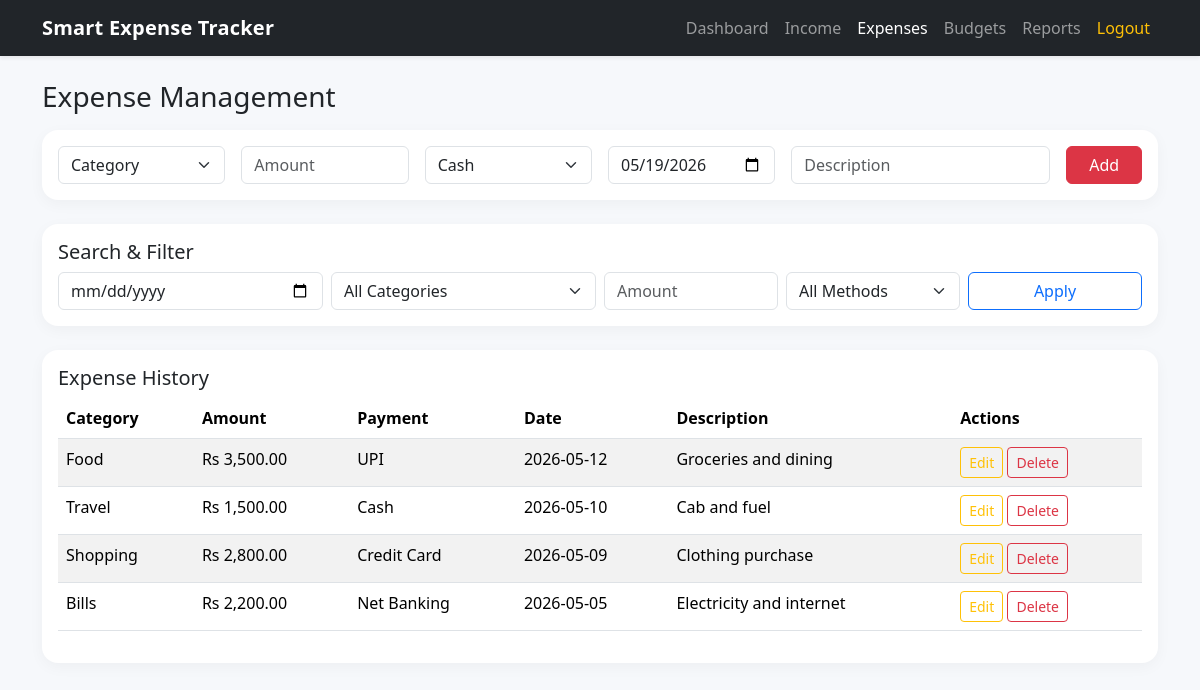
The app's page /expenses.php (signed in), older data.
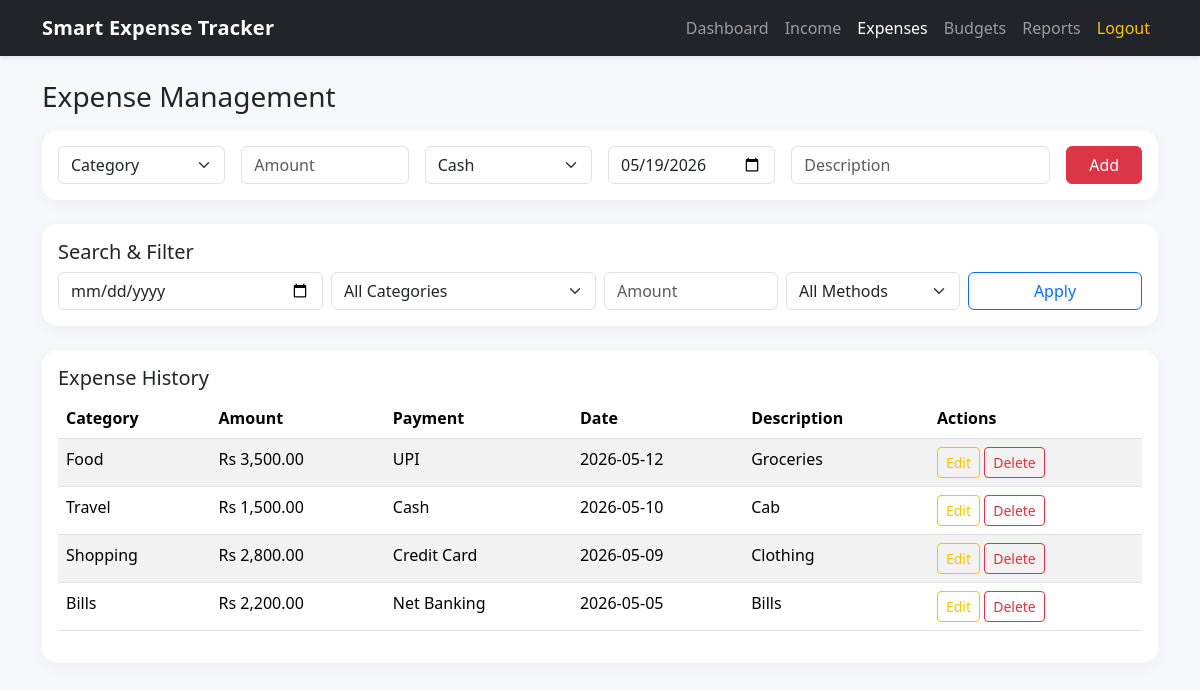
The same page, newer data.
### tables this page shows
CREATE TABLE expenses (
    id INT AUTO_INCREMENT PRIMARY KEY,
    user_id INT NOT NULL,
    category_id INT NOT NULL,
    amount DECIMAL(12,2) NOT NULL CHECK (amount >= 0),
    payment_method ENUM('Cash', 'UPI', 'Debit Card', 'Credit Card', 'Net Banking') NOT NULL,
    date DATE NOT NULL,
    description VARCHAR(255),
    created_at TIMESTAMP DEFAULT CURRENT_TIMESTAMP,
    CONSTRAINT fk_expense_user FOREIGN KEY (user_id) REFERENCES users(id) ON DELETE CASCADE,
    CONSTRAINT fk_expense_category FOREIGN KEY (category_id) REFERENCES categories(id),
    INDEX idx_expense_user_date (user_id, date),
    INDEX idx_expense_category (category_id),
    INDEX idx_expense_payment (payment_method),
    INDEX idx_expense_amount (amount)
);

CREATE TABLE categories (
    id INT AUTO_INCREMENT PRIMARY KEY,
    name VARCHAR(60) NOT NULL UNIQUE,
    INDEX idx_categories_name (name)
);

### expenses.php (the view, shortened to what this page needs)
<?php
require_once "config/db.php";
$userId = (int) $_SESSION["user_id"];
$editData = null;
$filterDate = $_GET["f_date"] ?? "";
$filterAmount = $_GET["f_amount"] ?? "";
$query = "SELECT e.*, c.name AS category_name FROM expenses e JOIN categories c ON c.id=e.category_id WHERE e.user_id=$userId";
$query .= " ORDER BY e.date DESC";
$rows = $conn->query($query);
include "includes/header.php";
?>
<h3 class="mb-3">Expense Management</h3>
<div class="card mb-4">
    <div class="card-body">
        <form method="post" class="row g-3">
            <div class="col-md-2">
                <select name="category_id" class="form-select" required>
                    <option value="">Category</option>
                </select>
            </div>
            <div class="col-md-2"><input type="number" step="0.01" class="form-control" name="amount" placeholder="Amount" value="<?= $editData["amount"] ?? "" ?>" required></div>
            <div class="col-md-2">
                <select name="payment_method" class="form-select" required>
                    <?php foreach (["Cash","UPI","Debit Card","Credit Card","Net Banking"] as $m): ?>
                    <option value="<?= $m ?>" <?= isset($editData["payment_method"]) && $editData["payment_method"] === $m ? "selected" : "" ?>><?= $m ?></option>
                    <?php endforeach; ?>
                </select>
            </div>
            <div class="col-md-2"><input type="date" class="form-control" name="date" value="<?= $editData["date"] ?? date("Y-m-d") ?>" required></div>
            <div class="col-md-3"><input class="form-control" name="description" placeholder="Description" value="<?= htmlspecialchars($editData["description"] ?? "") ?>"></div>
            <div class="col-md-1 d-grid"><?= $editData ? '<button class="btn btn-warning" name="update_expense">Update</button>' : '<button class="btn btn-danger" name="add_expense">Add</button>' ?></div>
        </form>
    </div>
</div>
<div class="card mb-4">
    <div class="card-body">
        <h5>Search & Filter</h5>
        <form class="row g-2">
            <div class="col-md-3"><input type="date" class="form-control" name="f_date" value="<?= htmlspecialchars($filterDate) ?>"></div>
            <div class="col-md-3">
                <select name="f_category" class="form-select">
                    <option value="">All Categories</option>
                </select>
            </div>
            <div class="col-md-2"><input type="number" step="0.01" class="form-control" name="f_amount" placeholder="Amount" value="<?= htmlspecialchars($filterAmount) ?>"></div>
            <div class="col-md-2">
                <select name="f_payment" class="form-select">
                    <option value="">All Methods</option>
                </select>
            </div>
            <div class="col-md-2 d-grid"><button class="btn btn-outline-primary">Apply</button></div>
        </form>
    </div>
</div>
<div class="card">
    <div class="card-body">
        <h5>Expense History</h5>
        <div class="table-responsive">
            <table class="table table-striped">
                <thead><tr><th>Category</th><th>Amount</th><th>Payment</th><th>Date</th><th>Description</th><th>Actions</th></tr></thead>
                <tbody>
                <?php while ($row = $rows->fetch_assoc()): ?>
                    <tr>
                        <td><?= htmlspecialchars($row["category_name"]) ?></td>
                        <td>Rs <?= number_format((float) $row["amount"], 2) ?></td>
                        <td><?= htmlspecialchars($row["payment_method"]) ?></td>
                        <td><?= htmlspecialchars($row["date"]) ?></td>
                        <td><?= htmlspecialchars((string) $row["description"]) ?></td>
                        <td>
                            <a href="expenses.php?edit=<?= $row["id"] ?>" class="btn btn-sm btn-outline-warning">Edit</a>
                            <a href="expenses.php?delete=<?= $row["id"] ?>" class="btn btn-sm btn-outline-danger" onclick="return confirm('Delete this expense?')">Delete</a>
                        </td>
                    </tr>
                <?php endwhile; ?>
                </tbody>
            </table>
        </div>
    </div>
</div>
<?php include "includes/footer.php"; ?>

### includes/header.php (shortened to what this page needs)
<?php
$currentPage = basename($_SERVER["PHP_SELF"]);
?>
<!DOCTYPE html>
<html lang="en">
<head>
    <link href="https://cdn.jsdelivr.net/npm/bootstrap@5.3.3/dist/css/bootstrap.min.css" rel="stylesheet">
    <link href="https://cdn.jsdelivr.net/npm/bootstrap-icons@1.11.3/font/bootstrap-icons.css" rel="stylesheet">
    <link rel="stylesheet" href="assets/css/style.css">
</head>
<body>
<nav class="navbar navbar-expand-lg navbar-dark bg-dark sticky-top shadow-sm">
    <div class="container">
        <a class="navbar-brand fw-bold" href="dashboard.php">Smart Expense Tracker</a>
        <div class="collapse navbar-collapse" id="navMenu">
            <ul class="navbar-nav ms-auto">
                <?php if (isset($_SESSION["user_id"])): ?>
                    <li class="nav-item"><a class="nav-link <?= $currentPage === "dashboard.php" ? "active" : "" ?>" href="dashboard.php">Dashboard</a></li>
                    <li class="nav-item"><a class="nav-link <?= $currentPage === "income.php" ? "active" : "" ?>" href="income.php">Income</a></li>
                    <li class="nav-item"><a class="nav-link <?= $currentPage === "expenses.php" ? "active" : "" ?>" href="expenses.php">Expenses</a></li>
                    <li class="nav-item"><a class="nav-link <?= $currentPage === "budgets.php" ? "active" : "" ?>" href="budgets.php">Budgets</a></li>
                    <li class="nav-item"><a class="nav-link <?= $currentPage === "reports.php" ? "active" : "" ?>" href="reports.php">Reports</a></li>
                    <li class="nav-item"><a class="nav-link text-warning" href="logout.php">Logout</a></li>
                <?php else: ?>
                    <li class="nav-item"><a class="nav-link" href="login.php">Login</a></li>
                    <li class="nav-item"><a class="nav-link" href="register.php">Register</a></li>
                    <li class="nav-item"><a class="nav-link text-info" href="admin/login.php">Admin</a></li>
                <?php endif; ?>
            </ul>
        </div>
    </div>
</nav>
<main class="container py-4">

### includes/footer.php (shortened to what this page needs)
</main>
</body>
</html>

### assets/css/style.css (style rules this page uses)
body { background: #f6f8fb; }
.card { border: none; border-radius: 1rem; box-shadow: 0 4px 15px rgba(0, 0, 0, 0.04); }
.navbar-brand { letter-spacing: 0.2px; }
table th { white-space: nowrap; }

Row changes from the older to the newer data that the page shows:
changed expenses "UPI": description "Groceries and dining" → "Groceries"
changed expenses "Cash": description "Cab and fuel" → "Cab"
changed expenses "Credit Card": description "Clothing purchase" → "Clothing"
changed expenses "Net Banking": description "Electricity and internet" → "Bills"
